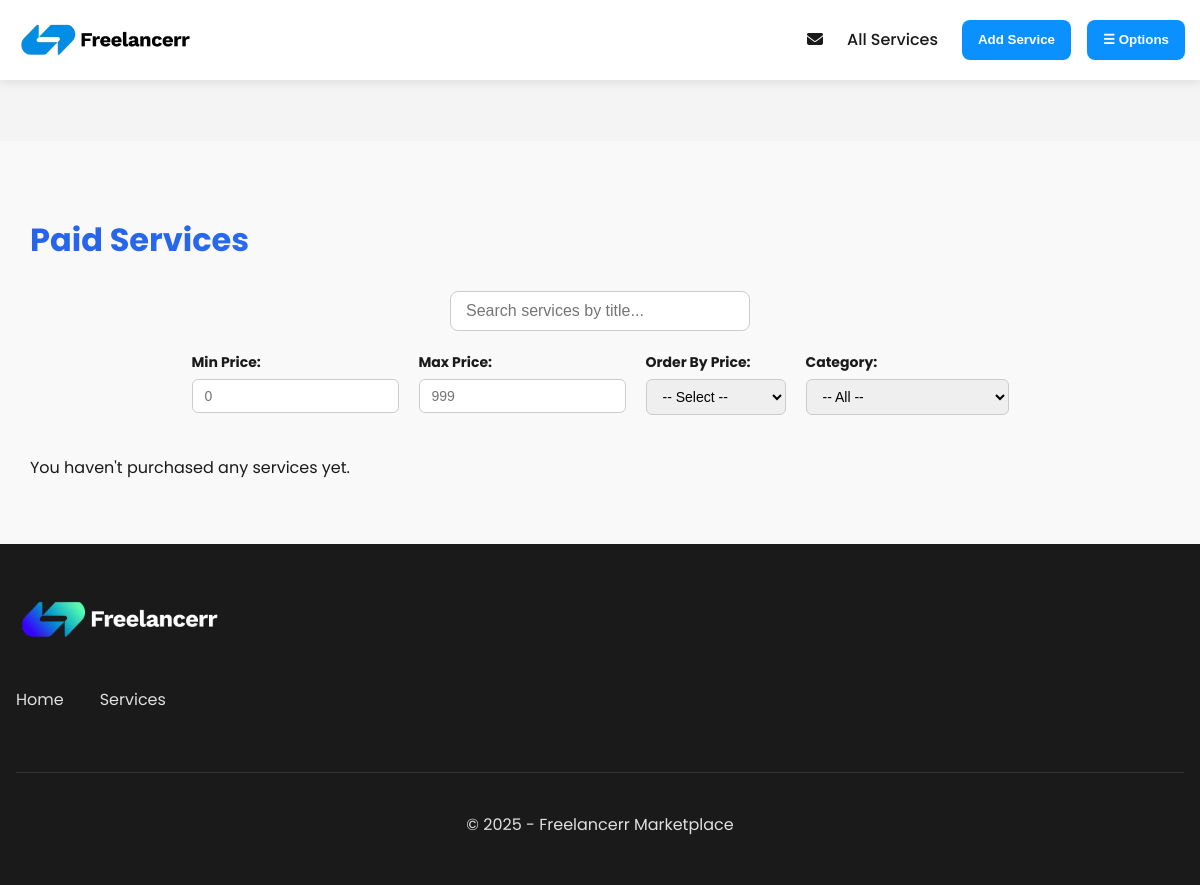
The page /pages/services/paid_services.php (signed in) on the database as committed earlier.
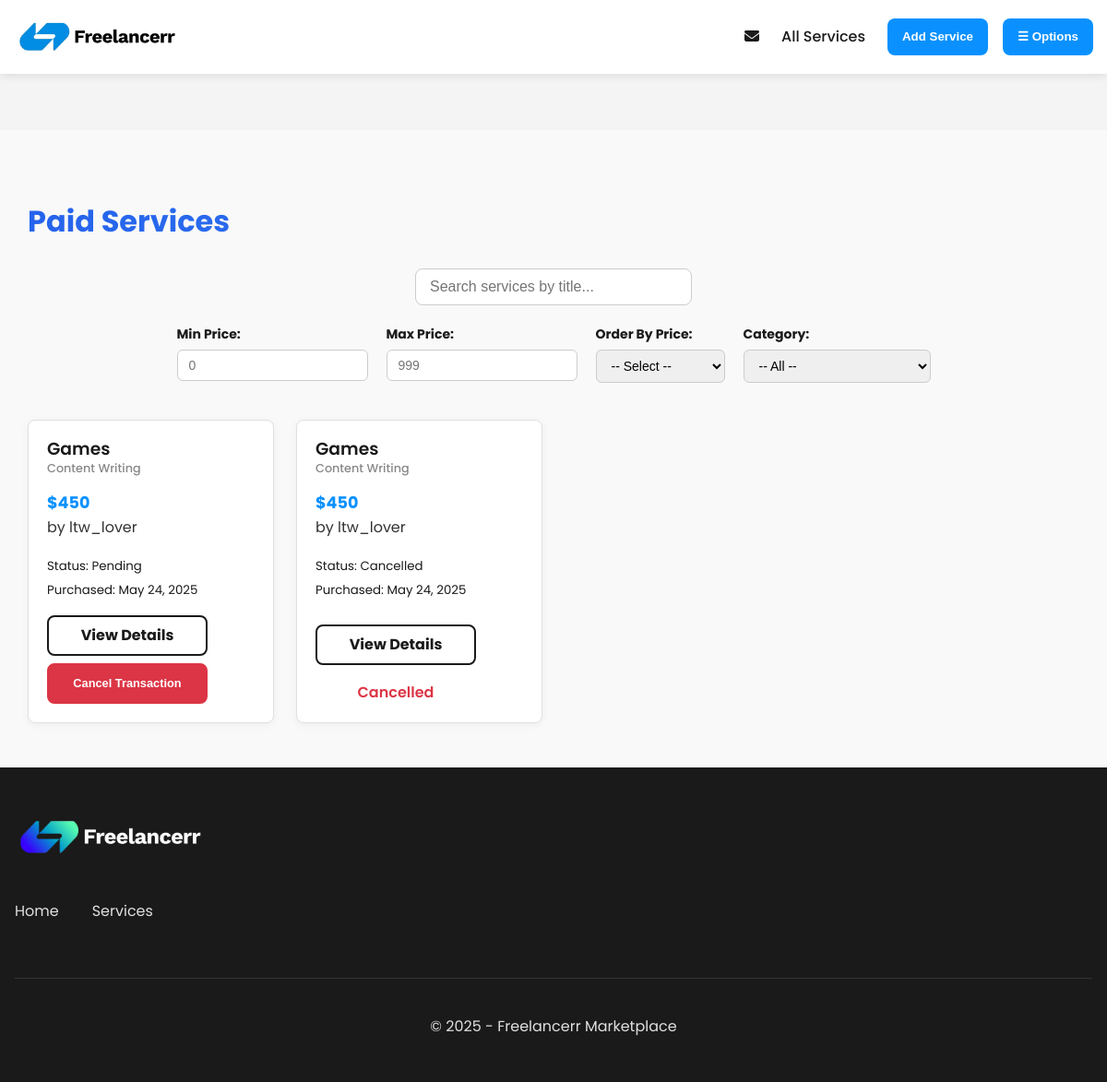
The same page on the database as committed later.
### tables this page shows
CREATE TABLE Transactions (
    id INTEGER PRIMARY KEY AUTOINCREMENT,
    client_id INTEGER NOT NULL,
    service_id INTEGER NOT NULL,
    status TEXT CHECK(status IN ('pending', 'completed', 'cancelled')) DEFAULT 'pending',
    created_at DATETIME DEFAULT CURRENT_TIMESTAMP,
    FOREIGN KEY (client_id) REFERENCES Users(id),
    FOREIGN KEY (service_id) REFERENCES Services(id)
);

CREATE TABLE Services (
    id INTEGER PRIMARY KEY AUTOINCREMENT,
    freelancer_id INTEGER NOT NULL,
    title TEXT NOT NULL,
    description TEXT NOT NULL,
    category_id INTEGER NOT NULL,
    price REAL NOT NULL,
    delivery_time INTEGER NOT NULL,
    created_at DATETIME DEFAULT CURRENT_TIMESTAMP,
    image_path TEXT,
    video_path TEXT,
    FOREIGN KEY (freelancer_id) REFERENCES Users(id),
    FOREIGN KEY (category_id) REFERENCES Categories(id)
);

CREATE TABLE Categories (
    id INTEGER PRIMARY KEY AUTOINCREMENT,
    name TEXT UNIQUE NOT NULL,
    description TEXT
);

CREATE TABLE Users (
    id INTEGER PRIMARY KEY AUTOINCREMENT,
    name TEXT NOT NULL,
    username TEXT UNIQUE NOT NULL,
    email TEXT UNIQUE NOT NULL,
    password TEXT NOT NULL,
    is_admin INTEGER DEFAULT 0,
    created_at DATETIME DEFAULT CURRENT_TIMESTAMP
);

### public/pages/services/paid_services.php (the view, shortened to what this page needs)
<?php
$userId = getCurrentUserId();
$db = getDB();
$stmt = $db->prepare(
    "SELECT
        s.*,
        c.name       AS category_name,
        u.username   AS freelancer_name,
        t.id         AS transaction_id,
        t.status     AS transaction_status,
        t.created_at AS purchased_at
    FROM Transactions t
    JOIN Services   s ON t.service_id   = s.id
    JOIN Categories c ON s.category_id  = c.id
    JOIN Users      u ON s.freelancer_id = u.id
    WHERE t.client_id = ?
    ORDER BY t.created_at DESC"
);
$stmt->execute([$userId]);
$services = $stmt->fetchAll(PDO::FETCH_ASSOC);
include_once __DIR__ . '/../../templates/header.php';
?>
<div class="featured-services">
  <div class="container">
    <h1 class="gradient-heading">Paid Services</h1>
    <div class="search-bar">
      <input type="text" id="serviceSearch" placeholder="Search services by title...">
    </div>
    <form id="filterForm" class="service-filters">
      <div>
        <label for="min_price">Min Price:</label>
        <input type="number" id="min_price" placeholder="0">
      </div>
      <div>
        <label for="max_price">Max Price:</label>
        <input type="number" id="max_price" placeholder="999">
      </div>
      <div>
        <label for="order">Order By Price:</label>
        <select id="order">
          <option value="">-- Select --</option>
        </select>
      </div>
      <div>
        <label for="category">Category:</label>
        <select id="category">
          <option value="">-- All --</option>
        </select>
      </div>
    </form>
    <?php if (empty($services)): ?>
      <p>You haven't purchased any services yet.</p>
    <?php else: ?>
      <div class="services-grid">
        <?php foreach ($services as $s): ?>
          <div class="service-card"
               data-title="<?php echo htmlspecialchars($s['title']); ?>"
               data-price="<?php echo htmlspecialchars($s['price']); ?>"
               data-category="<?php echo htmlspecialchars($s['category_id']); ?>">
            <h3><?php echo htmlspecialchars($s['title']); ?></h3>
            <p class="service-category"><?php echo htmlspecialchars($s['category_name']); ?></p>
            <p class="service-price">$<?php echo htmlspecialchars($s['price']); ?></p>
            <p class="service-freelancer">by <?php echo htmlspecialchars($s['freelancer_name']); ?></p>
            <p class="transaction-meta">
              <small>Status: <?php echo htmlspecialchars(ucfirst($s['transaction_status'])); ?></small><br>
              <small>Purchased: <?php echo date("F j, Y", strtotime($s['purchased_at'])); ?></small>
            </p>
            <a href="<?php echo SITE_URL; ?>/pages/services/view.php?id=<?php echo $s['id']; ?>" class="btn">View Details</a>
            <?php if ($s['transaction_status'] !== 'cancelled'): ?>
              <div style="text-align:center; margin-top:0.5rem;">
                <form method="POST" class="cancel-form">
                  <button type="submit" class="btn btn-danger">Cancel Transaction</button>
                </form>
              </div>
            <?php else: ?>
              <div style="text-align:center; margin-top:0.5rem;" class="cancelled">
                <span style="color:#dc3545; font-weight:600;">Cancelled</span>
              </div>
            <?php endif; ?>
          </div>
        <?php endforeach; ?>
      </div>
    <?php endif; ?>
  </div>
</div>
<?php include_once __DIR__ . '/../../templates/footer.php'; ?>

Rows that differ between the two databases and show on the page:
added transactions: service.title "Games", categories.name "Content Writing", service.price "450", users.username "ltw_lover", status "Pending", created_at "May 24, 2025"
added transactions: service.title "Games", categories.name "Content Writing", service.price "450", users.username "ltw_lover", status "Cancelled", created_at "May 24, 2025"
Other text that changed with them:
text no longer shown: "You haven't purchased any services yet."
